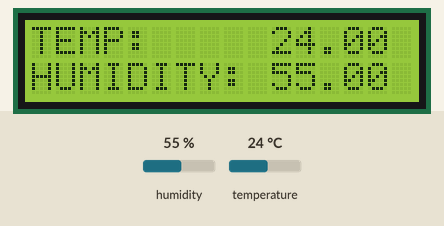
This sketch was run on a simulated Arduino Uno, built with avr-gcc and run on an emulated ATmega328P. Parts: 16×2 character LCD. The test bench sets the inputs (shaded band); at power-on: humidity 55 %, temperature 24 °C. What the sketch prints to the serial monitor is not drawn.

Above: at 1.2 s.
1.3 s: humidity set to 22 %
At 11.3 s:
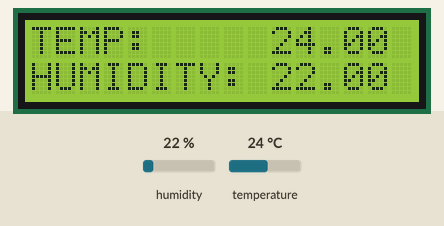
11.6 s: temperature set to 12 °C
At 21.3 s:
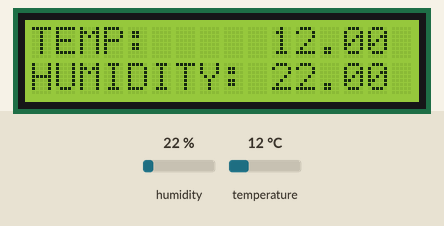
21.7 s: humidity set to 40 %
At 31.0 s:
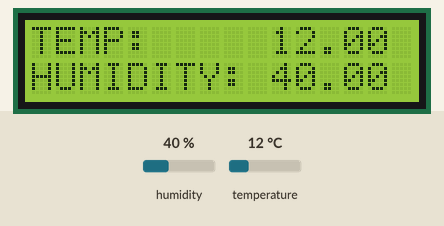
31.7 s: temperature set to 19 °C
At 40.8 s:
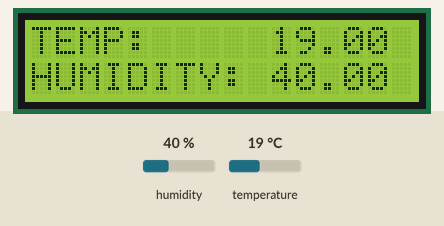
Timing chart, 0 to 42.3 s (numbered marks = the images above; inputs shaded):
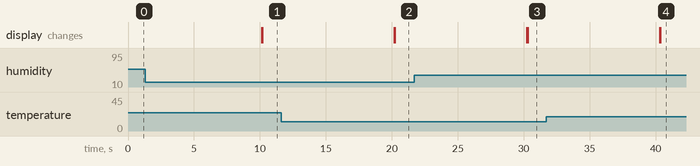

The sketch:

leonarod01.ino
```cpp
#include <Wire.h>
#include <LiquidCrystal_I2C.h>
#include <DHT11.h>
//폴더이름과 파일이름이 같아야 함
// Set the LCD address to 0x27 for a 16 chars and 2 line display
LiquidCrystal_I2C lcd(0x27, 16, 2);
#define DHTPIN            9
DHT11 dht11(DHTPIN);

void setup()
{
  Serial.begin(9600);
  // initialize the LCD
  lcd.begin();
}

void loop()
{
    int err;
  float temp, humi;
  if((err=dht11.read(humi, temp))==0)
  {
    lcd.backlight();
    lcd.display();
    lcd.print("TEMP:     ");
    lcd.print(temp);
    lcd.setCursor(0,1);
    lcd.print("HUMIDITY: ");
    lcd.print(humi);

    Serial.print("temp: ");
    Serial.print(temp);
    Serial.print("humi: ");
    Serial.print(humi);
    Serial.println();
  }
  else
  {
    lcd.backlight();
    lcd.display();
    lcd.print("ERROR NO.: ");
    lcd.print(err);
  }
  delay(10000); //10초마다 Refresh
  lcd.clear();

}
```

Measured:
- after the input at 1.3 s, the display: first differs from a run without the input after 8.9 s (image 1)
- after the input at 11.6 s, the display: first differs from a run without the input after 8.6 s (image 2)
- after the input at 21.7 s, the display: first differs from a run without the input after 8.6 s (image 3)
- after the input at 31.7 s, the display: first differs from a run without the input after 8.6 s (image 4)
